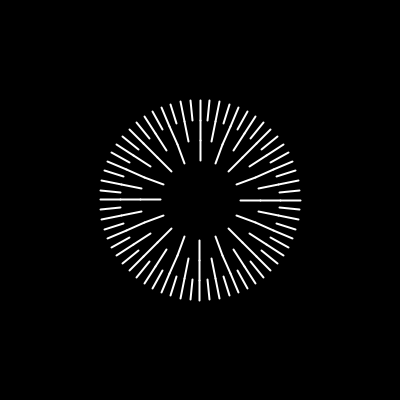
Frame 1 (no input)
Frame 60 (the mouse pressed at the canvas centre just before this capture): identical to frame 1, image omitted
Frame 120 (the mouse held since frame 60 and released just before this capture): identical to frame 1, image omitted

The Processing sketch that drew this single still picture (run headless with seeded random() and noise(); from frame 60 on, the mouse is pressed at the canvas centre):

// Processing sketch: Dash_Circle
// ── Dash_Circle.pde
void setup() {
  size(400, 400);
  stroke(255);
  strokeWeight(2);
}
 
void draw() {
  background(0);
  translate(width>>1, height>>1);
 
  drawRing(16, 40, 60, -1);
  drawRing(32, 60, 80, 0);
  drawRing(64, 80, 100, 1);
}
 
void drawRing(float n, float ir, float or, int dir) {
  float deltaAngle = TWO_PI / n;
  for (int i = 0; i < n; i++) {
    float a = i * deltaAngle;
    float sina = sin(a), cosa = cos(a);
    line(ir * cosa, ir * sina, or * cosa, or * sina);
  }
}
